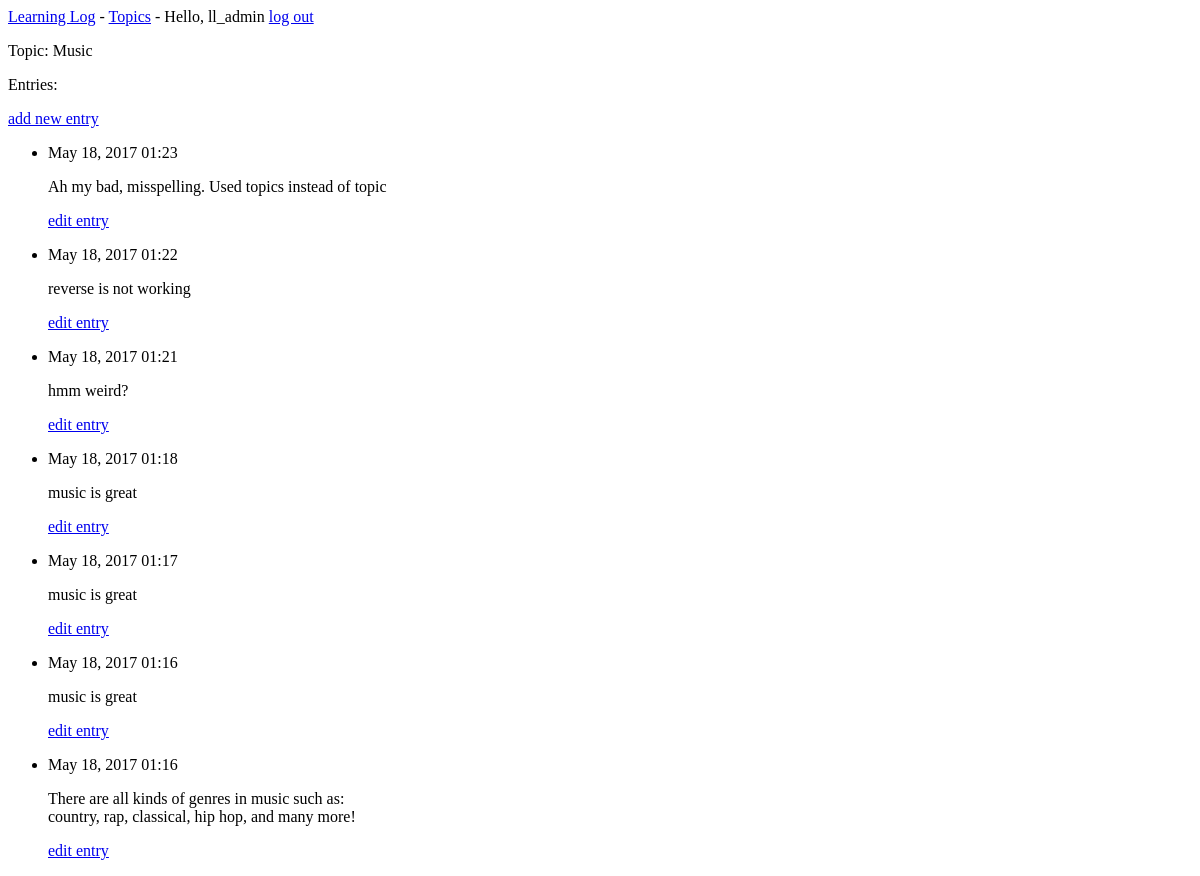
/topics/3/ (signed in), run on an earlier commit of the app's database.
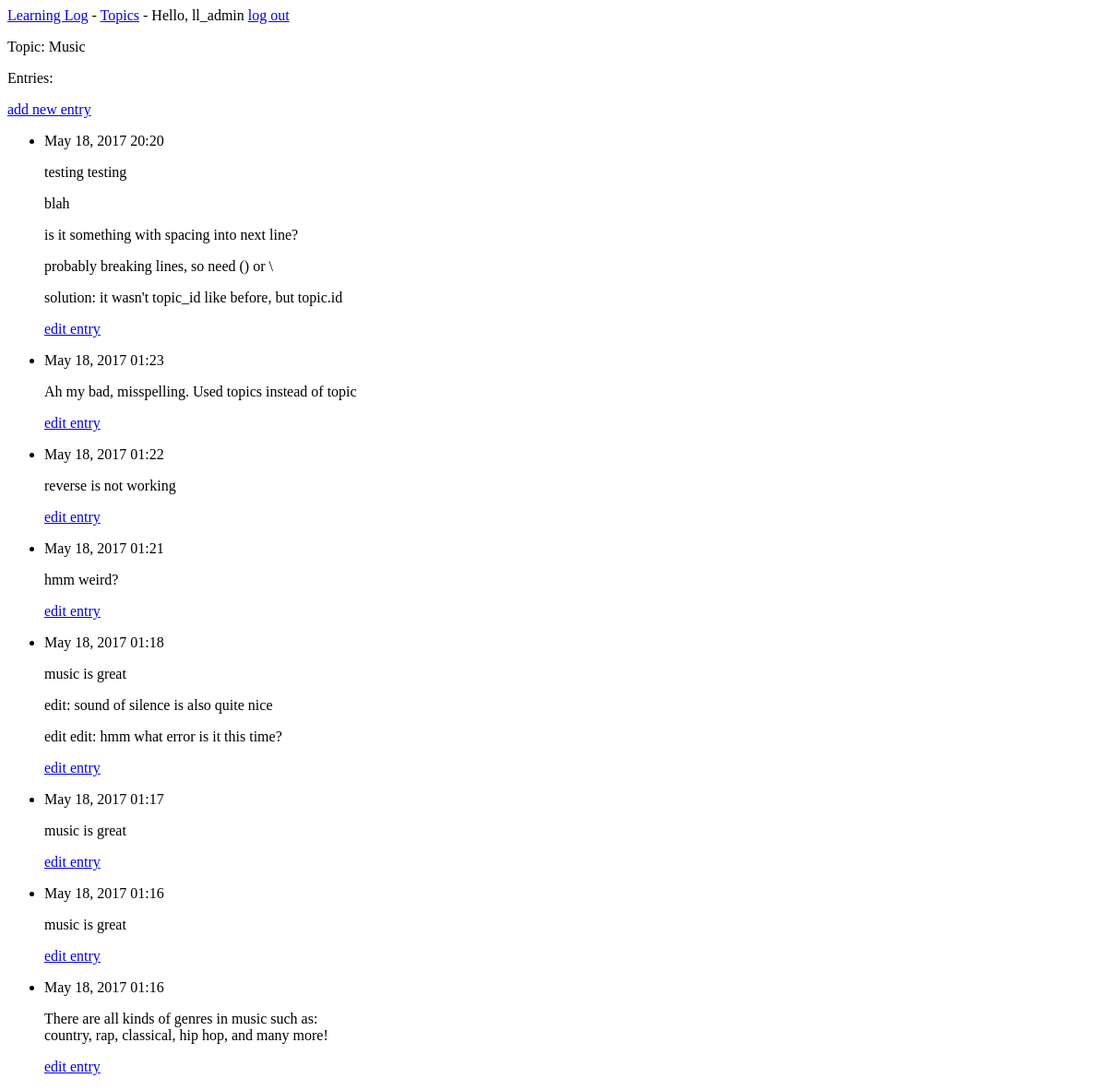
And on a later commit of the database.
### learning_logs/models.py (models this page shows, shortened)
class Topic(models.Model):
    text = models.CharField(max_length=200)
    date_added = models.DateTimeField(auto_now_add=True)
    owner = models.ForeignKey(User)
    def __str__(self):
        return self.text

class Entry(models.Model):
    topic = models.ForeignKey(Topic)
    text = models.TextField()
    date_added = models.DateTimeField(auto_now_add=True)
    class Meta:
        verbose_name_plural = 'entries'

### learning_logs/views.py (the view)
# urls.py: url(r'^topics/(?P<topic_id>\d+)/$', views.topic, name='topic'),
@login_required
def topic(request, topic_id):
    topic = Topic.objects.get(id=topic_id)
    check_topic_owner(topic.owner, request.user)
    entries = topic.entry_set.order_by('-date_added')
    context = {'topic':topic, 'entries': entries}
    return render(request, 'learning_logs/topic.html', context)

### learning_logs/views.py (called while the page is built)
def check_topic_owner(topic, user):
    if topic != user:
        raise Http404

### learning_logs/templates/learning_logs/topic.html (shortened to what this page needs)
{% extends 'learning_logs/base.html' %}
{% block content %}
    <p>Topic: {{topic}} </p>
    <p>Entries:</p>
    <p>
        <a href="{% url 'learning_logs:new_entry' topic.id%}">add new entry</a>
    </p>
    <ul>
    {% for entry in entries %}
        <li>
            <p> {{entry.date_added|date:'M d, Y H:i' }} </p>
            <p> {{entry.text|linebreaks}} </p>
            <p>
                <a href="{% url 'learning_logs:edit_entry' entry.id %}">edit entry</a>
            </p>
        </li>
    {% empty %}
        <li>
            There are no entries for this topic yet.
        </li>
    {% endfor %}
    </ul>
{% endblock content %}

### learning_logs/templates/learning_logs/base.html
<p>
    <a href="{% url 'learning_logs:index' %}">Learning Log</a> -
    <a href="{% url 'learning_logs:topics' %}">Topics</a> -
    {% if user.is_authenticated %}
        Hello, {{user.username}}
        <a href="{% url 'users:logout' %}">log out</a>
    {% else %}
        <a href="{% url 'users:register' %}">register</a> -
        <a href="{% url 'users:login' %}">log in</a>
    {% endif %}
</p>
{% block content %}{% endblock content %}

What changed in the data, as far as the page shows it:
added Entry: date_added "May 18, 2017 20:20", text "testing testing blah is it something with spacing into next line? probably breaking lines, so need () or \\ solution: it wasn't topic_id like before, but topic.id"
changed Entry: text "music is great" → "music is great edit: sound of silence is also quite nice edit edit: hmm what error is it this time?"
